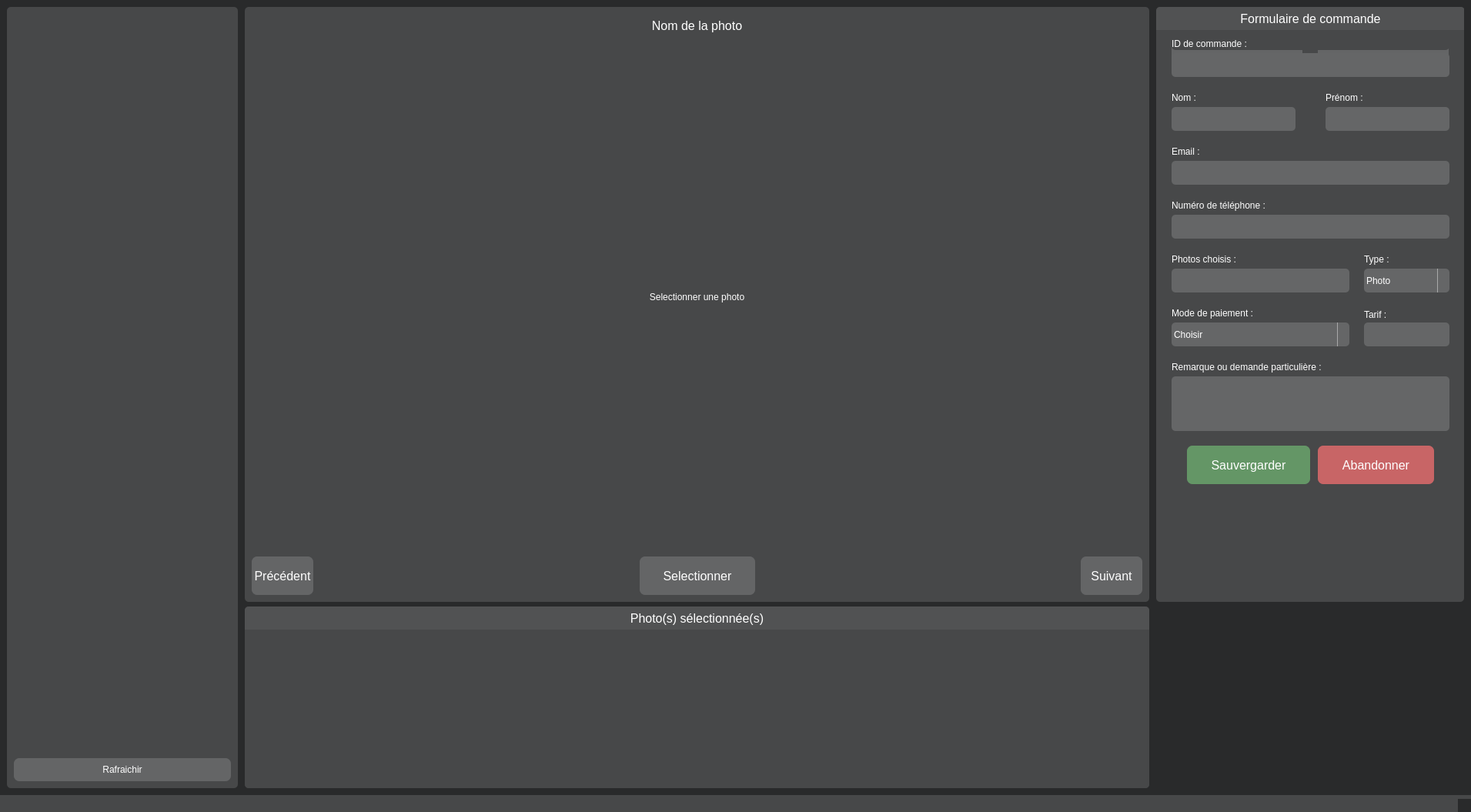
<?xml version="1.0" encoding="UTF-8"?>
<ui version="4.0">
 <class>MainWindow</class>
 <widget class="QMainWindow" name="MainWindow">
  <property name="geometry">
   <rect>
    <x>0</x>
    <y>0</y>
    <width>1911</width>
    <height>1055</height>
   </rect>
  </property>
  <property name="minimumSize">
   <size>
    <width>1200</width>
    <height>940</height>
   </size>
  </property>
  <property name="maximumSize">
   <size>
    <width>1000000</width>
    <height>1000000</height>
   </size>
  </property>
  <property name="windowTitle">
   <string>MainWindow</string>
  </property>
  <property name="styleSheet">
   <string notr="true">background-color:rgb(41,42,43);</string>
  </property>
  <widget class="QWidget" name="centralwidget">
   <layout class="QGridLayout" name="gridLayout">
    <property name="leftMargin">
     <number>9</number>
    </property>
    <property name="topMargin">
     <number>9</number>
    </property>
    <property name="rightMargin">
     <number>9</number>
    </property>
    <property name="bottomMargin">
     <number>9</number>
    </property>
    <property name="horizontalSpacing">
     <number>9</number>
    </property>
    <property name="verticalSpacing">
     <number>6</number>
    </property>
    <item row="2" column="1" colspan="2">
     <widget class="QFrame" name="frame_photo_selectionnees">
      <property name="minimumSize">
       <size>
        <width>0</width>
        <height>236</height>
       </size>
      </property>
      <property name="maximumSize">
       <size>
        <width>16777215</width>
        <height>236</height>
       </size>
      </property>
      <property name="styleSheet">
       <string notr="true">QFrame
{
	background-color:rgb(71,72,73);
	border-radius:5px;
	color:#FFFFFF;
}

/* VERTICAL SCORLLBAR */
QScrollBar:vertical {
	border:none;
	background-color: rgb(71,72,73);
	width: 15px;
	margin: 12px 3px 12px 3px;
	border-radius: 0px;
}
/*HANDL BAR VERTICAL */
QScrollBar::handle:vertical{
	background-color: rgb(101,102,103);
	min-height: 30px;
	border-radius: 4px;
}

QScrollBar::handle:vertical:hover{
	background-color: rgb(101,102,140);
}
QScrollBar::handle:vertical:pressed{
	background-color: rgb(185,0,92);
}
/*BTN TOP - SCROLLBAR - VERTICAL*/
QScrollBar:sub-line:vertical {
	border:none;
	background-color: rgb(101,102,140);
	height: 15px;
	border-top-left-radius: 7px;
	border-top-right-radius: 7px;
	border-bottom-left-radius: 7px;
	border-bottom-right-radius: 7px;
	subcontrol-position: top;
	subcontrol-origin: margin;
}

QScrollBar:sub-line:vertical:hover {
	background-color: rgb(255,0,127);
}

QScrollBar:sub-line:vertical:pressed {
	background-color: rgb(185,0,92);
}
/*BTN BOTTOM - SCROLLBAR - VERTICAL */
QScrollBar:add-line:vertical {
	border:none;
	background-color: rgb(101,102,140);
	height: 15px;
	border-top-left-radius: 7px;
	border-top-right-radius: 7px;
	border-bottom-left-radius: 7px;
	border-bottom-right-radius: 7px;
	subcontrol-position: bottom;
	subcontrol-origin: margin;
}

QScrollBar:add-line:vertical:hover {
	background-color: rgb(255,0,127);
}

QScrollBar:add-line:vertical:pressed {
	background-color: rgb(185,0,92);
}
/* RESET ARROW - VERTICAL */
QScrollBar::up-arrow:vertical, QScrollBar::down-arrow:vertical {
	background:none;
}

QScrollBar::add-page:vertical, QScrollBar::sub-page:vertical{
	background: none;
}


/*********************************************/
/* HORIZONTAL SCORLLBAR */
QScrollBar:horizontal {
	border:none;
	background-color: rgb(73,74,75);
	height: 15px;
	margin: 3px 12px 3px 12px;
	border-radius: 0px;
}

/*HANDL BAR HORIZONTAL */
QScrollBar::handle:horizontal{
	background-color: rgb(101,102,103);
	min-width: 30px;
	border-radius: 4px;
}

QScrollBar::handle:horizontal:hover{
	background-color: rgb(101,102,140);
}
QScrollBar::handle:horizontal:pressed{
	background-color: rgb(185,0,92);
}

/*BTN LEFT - SCROLLBAR - HORIZONTAL */
QScrollBar:sub-line:horizontal {
	border:none;
	background-color: rgb(101,102,140);
	width: 15px;
	border-top-left-radius: 7px;
	border-top-right-radius: 7px;
	border-bottom-left-radius: 7px;
	border-bottom-right-radius: 7px;
	subcontrol-position: left;
	subcontrol-origin: margin;
}

QScrollBar:sub-line:horizontal:hover {
	background-color: rgb(255,0,127);
}

QScrollBar:sub-line:horizontal:pressed {
	background-color: rgb(185,0,92);
}

/*BTN RIGHT - SCROLLBAR - HORIZONTAL */
QScrollBar:add-line:horizontal {
	border:none;
	background-color: rgb(101,102,140);
	width: 15px;
	border-top-left-radius: 7px;
	border-top-right-radius: 7px;
	border-bottom-left-radius: 7px;
	border-bottom-right-radius: 7px;
	subcontrol-position: right;
	subcontrol-origin: margin;
}

QScrollBar:add-line:horizontal:hover {
	background-color: rgb(255,0,127);
}

QScrollBar:add-line:horizontal:pressed {
	background-color: rgb(185,0,92);
}


/* RESET ARROW - HORIZONTAL */
QScrollBar::left-arrow:horizontal, QScrollBar::right-arrow:horizontal {
	background:none;
}

QScrollBar::add-page:horizontal, QScrollBar::sub-page:horizontal{
	background: none;
}</string>
      </property>
      <property name="frameShape">
       <enum>QFrame::Shape::StyledPanel</enum>
      </property>
      <property name="frameShadow">
       <enum>QFrame::Shadow::Raised</enum>
      </property>
      <layout class="QGridLayout" name="gridLayout_3">
       <property name="leftMargin">
        <number>0</number>
       </property>
       <property name="topMargin">
        <number>0</number>
       </property>
       <property name="rightMargin">
        <number>0</number>
       </property>
       <property name="bottomMargin">
        <number>0</number>
       </property>
       <property name="horizontalSpacing">
        <number>0</number>
       </property>
       <item row="0" column="0">
        <widget class="QLabel" name="label__photo_selectionnees">
         <property name="minimumSize">
          <size>
           <width>0</width>
           <height>30</height>
          </size>
         </property>
         <property name="maximumSize">
          <size>
           <width>16777215</width>
           <height>30</height>
          </size>
         </property>
         <property name="font">
          <font>
           <pointsize>12</pointsize>
          </font>
         </property>
         <property name="styleSheet">
          <string notr="true">border-radius:0px;
border-top-left-radius: 5px;
border-top-right-radius: 5px;

background-color:rgb(81, 82, 83);
color:#FFFFFF;</string>
         </property>
         <property name="text">
          <string>Photo(s) sélectionnée(s)</string>
         </property>
         <property name="alignment">
          <set>Qt::AlignmentFlag::AlignCenter</set>
         </property>
        </widget>
       </item>
       <item row="1" column="0">
        <widget class="QListWidget" name="listWidgetPhotos">
         <property name="minimumSize">
          <size>
           <width>0</width>
           <height>200</height>
          </size>
         </property>
         <property name="maximumSize">
          <size>
           <width>16777215</width>
           <height>200</height>
          </size>
         </property>
         <property name="styleSheet">
          <string notr="true">color: #FFFFFF;</string>
         </property>
        </widget>
       </item>
      </layout>
     </widget>
    </item>
    <item row="0" column="3" rowspan="2">
     <widget class="QFrame" name="frame_formulaire">
      <property name="minimumSize">
       <size>
        <width>400</width>
        <height>0</height>
       </size>
      </property>
      <property name="maximumSize">
       <size>
        <width>400</width>
        <height>16777215</height>
       </size>
      </property>
      <property name="styleSheet">
       <string notr="true">QFrame
{
	background-color:rgb(71,72,73);
	border-radius:5px;
	color:#FFFFFF;
}</string>
      </property>
      <property name="frameShape">
       <enum>QFrame::Shape::StyledPanel</enum>
      </property>
      <property name="frameShadow">
       <enum>QFrame::Shadow::Raised</enum>
      </property>
      <widget class="QLabel" name="label">
       <property name="geometry">
        <rect>
         <x>0</x>
         <y>0</y>
         <width>401</width>
         <height>30</height>
        </rect>
       </property>
       <property name="minimumSize">
        <size>
         <width>0</width>
         <height>30</height>
        </size>
       </property>
       <property name="maximumSize">
        <size>
         <width>16777215</width>
         <height>30</height>
        </size>
       </property>
       <property name="font">
        <font>
         <pointsize>12</pointsize>
        </font>
       </property>
       <property name="styleSheet">
        <string notr="true">border-radius:0px;
border-top-left-radius: 5px;
border-top-right-radius: 5px;

background-color:rgb(81, 82, 83);
color:#FFFFFF;</string>
       </property>
       <property name="text">
        <string>Formulaire de commande</string>
       </property>
       <property name="alignment">
        <set>Qt::AlignmentFlag::AlignCenter</set>
       </property>
      </widget>
      <widget class="QPushButton" name="button_nouveau_formulaire">
       <property name="geometry">
        <rect>
         <x>20</x>
         <y>40</y>
         <width>170</width>
         <height>50</height>
        </rect>
       </property>
       <property name="minimumSize">
        <size>
         <width>170</width>
         <height>50</height>
        </size>
       </property>
       <property name="maximumSize">
        <size>
         <width>170</width>
         <height>50</height>
        </size>
       </property>
       <property name="font">
        <font>
         <pointsize>10</pointsize>
        </font>
       </property>
       <property name="styleSheet">
        <string notr="true">/* QPush BUTTON */
QPushButton {
	background-color: rgb(100,101,102);
	color: rgb(255,255,255);
	border-radius: 7px;
    text-align: center;}
QPushButton:hover {
	background-color: rgb(100,101,150);}
QPushButton:pressed{
	background-color: rgb(185,0,92);}
QPushButton:selected{
	background-color: rgb(100,101,150);}</string>
       </property>
       <property name="text">
        <string>Nouvelle commande</string>
       </property>
      </widget>
      <widget class="QPushButton" name="button_charger_formulaire">
       <property name="geometry">
        <rect>
         <x>210</x>
         <y>40</y>
         <width>170</width>
         <height>50</height>
        </rect>
       </property>
       <property name="minimumSize">
        <size>
         <width>170</width>
         <height>50</height>
        </size>
       </property>
       <property name="maximumSize">
        <size>
         <width>170</width>
         <height>50</height>
        </size>
       </property>
       <property name="font">
        <font>
         <pointsize>10</pointsize>
        </font>
       </property>
       <property name="styleSheet">
        <string notr="true">/* QPush BUTTON */
QPushButton {
	background-color: rgb(100,101,102);
	color: rgb(255,255,255);
	border-radius: 7px;
    text-align: center;}
QPushButton:hover {
	background-color: rgb(100,101,150);}
QPushButton:pressed{
	background-color: rgb(185,0,92);}
QPushButton:selected{
	background-color: rgb(100,101,150);}</string>
       </property>
       <property name="text">
        <string>Modifier une commande</string>
       </property>
      </widget>
      <widget class="QLabel" name="label_nom">
       <property name="geometry">
        <rect>
         <x>20</x>
         <y>110</y>
         <width>161</width>
         <height>16</height>
        </rect>
       </property>
       <property name="text">
        <string>Nom :</string>
       </property>
      </widget>
      <widget class="QLabel" name="label_prenom">
       <property name="geometry">
        <rect>
         <x>220</x>
         <y>110</y>
         <width>161</width>
         <height>16</height>
        </rect>
       </property>
       <property name="text">
        <string>Prénom :</string>
       </property>
      </widget>
      <widget class="QLabel" name="label_email">
       <property name="geometry">
        <rect>
         <x>20</x>
         <y>180</y>
         <width>361</width>
         <height>16</height>
        </rect>
       </property>
       <property name="text">
        <string>Email :</string>
       </property>
      </widget>
      <widget class="QLabel" name="label_telephone">
       <property name="geometry">
        <rect>
         <x>20</x>
         <y>250</y>
         <width>361</width>
         <height>16</height>
        </rect>
       </property>
       <property name="text">
        <string>Numéro de téléphone :</string>
       </property>
      </widget>
      <widget class="QLabel" name="label_paiement">
       <property name="geometry">
        <rect>
         <x>20</x>
         <y>390</y>
         <width>361</width>
         <height>16</height>
        </rect>
       </property>
       <property name="text">
        <string>Mode de paiement :</string>
       </property>
      </widget>
      <widget class="QComboBox" name="comboBox_paiement">
       <property name="geometry">
        <rect>
         <x>20</x>
         <y>410</y>
         <width>231</width>
         <height>31</height>
        </rect>
       </property>
       <property name="styleSheet">
        <string notr="true">/* COMBO BOX */
QComboBox {
	border: none;
    padding: 1px 20px 1px 3px;
    background-color: rgb(101,102,103);
	border-radius: 5px;
	color:#FFFFFF;
}

QComboBox:hover { 
	background-color: rgb(101,102,150);
}

QComboBox::drop-down {
    subcontrol-origin: padding;
    subcontrol-position: top right;
    width: 15px;
    border-left-width: 1px;
    border-left-color: darkgray;
    border-left-style: solid; /* just a single line */
    border-top-right-radius: 3px; /* same radius as the QComboBox */
    border-bottom-right-radius: 3px;
}

QComboBox:selected{
	background-color: rgb(101,102,150);
}

QComboBox QAbstractItemView{
    border: 2px solid rgb(73,74,75);
    selection-background-color: rgb(101,102,103);
}</string>
       </property>
       <item>
        <property name="text">
         <string>Choisir</string>
        </property>
       </item>
       <item>
        <property name="text">
         <string>Wero</string>
        </property>
       </item>
       <item>
        <property name="text">
         <string>Lydia</string>
        </property>
       </item>
       <item>
        <property name="text">
         <string>Paypal</string>
        </property>
       </item>
       <item>
        <property name="text">
         <string>Virement bancaire</string>
        </property>
       </item>
       <item>
        <property name="text">
         <string>Espèce</string>
        </property>
       </item>
       <item>
        <property name="text">
         <string>Chèque</string>
        </property>
       </item>
      </widget>
      <widget class="QTextEdit" name="textEdit_remarque">
       <property name="geometry">
        <rect>
         <x>20</x>
         <y>480</y>
         <width>361</width>
         <height>71</height>
        </rect>
       </property>
       <property name="styleSheet">
        <string notr="true">background-color: rgb(101,102,103);color:#FFFFFF;</string>
       </property>
      </widget>
      <widget class="QLabel" name="label_remarque">
       <property name="geometry">
        <rect>
         <x>20</x>
         <y>460</y>
         <width>361</width>
         <height>16</height>
        </rect>
       </property>
       <property name="text">
        <string>Remarque ou demande particulière :</string>
       </property>
      </widget>
      <widget class="QPushButton" name="button_sauvegarder_formulaire">
       <property name="geometry">
        <rect>
         <x>40</x>
         <y>570</y>
         <width>160</width>
         <height>50</height>
        </rect>
       </property>
       <property name="minimumSize">
        <size>
         <width>160</width>
         <height>50</height>
        </size>
       </property>
       <property name="maximumSize">
        <size>
         <width>160</width>
         <height>50</height>
        </size>
       </property>
       <property name="font">
        <font>
         <pointsize>12</pointsize>
        </font>
       </property>
       <property name="styleSheet">
        <string notr="true">QPushButton {
	background-color: rgb(100,150,102);
	color: rgb(255,255,255);
	border-radius: 7px;
    text-align: center;}
QPushButton:hover {
	background-color: rgb(100,101,150);}
QPushButton:pressed{
	background-color: rgb(185,0,92);}
QPushButton:selected{
	background-color: rgb(100,101,150);}</string>
       </property>
       <property name="text">
        <string>Sauvergarder</string>
       </property>
      </widget>
      <widget class="QLineEdit" name="lineEdit_nom">
       <property name="geometry">
        <rect>
         <x>20</x>
         <y>130</y>
         <width>161</width>
         <height>31</height>
        </rect>
       </property>
       <property name="styleSheet">
        <string notr="true">border:none;
border-radius : 5px;
background-color:rgb(101,102,103);color:#FFFFFF;</string>
       </property>
      </widget>
      <widget class="QLineEdit" name="lineEdit_prenom">
       <property name="geometry">
        <rect>
         <x>220</x>
         <y>130</y>
         <width>161</width>
         <height>31</height>
        </rect>
       </property>
       <property name="styleSheet">
        <string notr="true">border:none;
border-radius : 5px;
background-color:rgb(101,102,103);color:#FFFFFF;</string>
       </property>
      </widget>
      <widget class="QLineEdit" name="lineEdit_email">
       <property name="geometry">
        <rect>
         <x>20</x>
         <y>200</y>
         <width>361</width>
         <height>31</height>
        </rect>
       </property>
       <property name="styleSheet">
        <string notr="true">border:none;
border-radius : 5px;
background-color:rgb(101,102,103);color:#FFFFFF;</string>
       </property>
      </widget>
      <widget class="QLineEdit" name="lineEdit_telephone">
       <property name="geometry">
        <rect>
         <x>20</x>
         <y>270</y>
         <width>361</width>
         <height>31</height>
        </rect>
       </property>
       <property name="styleSheet">
        <string notr="true">border:none;
border-radius : 5px;
background-color:rgb(101,102,103);color:#FFFFFF;</string>
       </property>
      </widget>
      <widget class="QLabel" name="label_id">
       <property name="geometry">
        <rect>
         <x>20</x>
         <y>40</y>
         <width>361</width>
         <height>16</height>
        </rect>
       </property>
       <property name="text">
        <string>ID de commande :</string>
       </property>
      </widget>
      <widget class="QLineEdit" name="lineEdit_id">
       <property name="geometry">
        <rect>
         <x>20</x>
         <y>60</y>
         <width>361</width>
         <height>31</height>
        </rect>
       </property>
       <property name="styleSheet">
        <string notr="true">border:none;
border-radius : 5px;
background-color:rgb(101,102,103);
color:#FFFFFF;</string>
       </property>
       <property name="readOnly">
        <bool>true</bool>
       </property>
      </widget>
      <widget class="QPushButton" name="button_quitter_formulaire">
       <property name="geometry">
        <rect>
         <x>210</x>
         <y>570</y>
         <width>151</width>
         <height>50</height>
        </rect>
       </property>
       <property name="minimumSize">
        <size>
         <width>100</width>
         <height>50</height>
        </size>
       </property>
       <property name="maximumSize">
        <size>
         <width>160</width>
         <height>50</height>
        </size>
       </property>
       <property name="font">
        <font>
         <pointsize>12</pointsize>
        </font>
       </property>
       <property name="autoFillBackground">
        <bool>false</bool>
       </property>
       <property name="styleSheet">
        <string notr="true">QPushButton {
	background-color: rgb(200,101,102);
	color: rgb(255,255,255);
	border-radius: 7px;
    text-align: center;}
QPushButton:hover {
	background-color: rgb(100,101,150);}
QPushButton:pressed{
	background-color: rgb(185,0,92);}
QPushButton:selected{
	background-color: rgb(100,101,150);}</string>
       </property>
       <property name="locale">
        <locale language="French" country="France"/>
       </property>
       <property name="text">
        <string>Abandonner</string>
       </property>
      </widget>
      <widget class="QLabel" name="label_photos">
       <property name="geometry">
        <rect>
         <x>20</x>
         <y>320</y>
         <width>231</width>
         <height>16</height>
        </rect>
       </property>
       <property name="text">
        <string>Photos choisis : </string>
       </property>
      </widget>
      <widget class="QLineEdit" name="lineEdit_photos">
       <property name="geometry">
        <rect>
         <x>20</x>
         <y>340</y>
         <width>231</width>
         <height>31</height>
        </rect>
       </property>
       <property name="styleSheet">
        <string notr="true">border:none;
border-radius : 5px;
background-color:rgb(101,102,103);color:#FFFFFF;</string>
       </property>
       <property name="readOnly">
        <bool>true</bool>
       </property>
      </widget>
      <widget class="QLineEdit" name="lineEdit_prix">
       <property name="geometry">
        <rect>
         <x>270</x>
         <y>410</y>
         <width>111</width>
         <height>31</height>
        </rect>
       </property>
       <property name="styleSheet">
        <string notr="true">border:none;
border-radius : 5px;
background-color:rgb(101,102,103);color:#FFFFFF;</string>
       </property>
       <property name="readOnly">
        <bool>false</bool>
       </property>
      </widget>
      <widget class="QLabel" name="label_prix">
       <property name="geometry">
        <rect>
         <x>270</x>
         <y>390</y>
         <width>71</width>
         <height>20</height>
        </rect>
       </property>
       <property name="text">
        <string>Tarif :</string>
       </property>
      </widget>
      <widget class="QComboBox" name="comboBox_type">
       <property name="geometry">
        <rect>
         <x>270</x>
         <y>340</y>
         <width>111</width>
         <height>31</height>
        </rect>
       </property>
       <property name="styleSheet">
        <string notr="true">/* COMBO BOX */
QComboBox {
	border: none;
    padding: 1px 20px 1px 3px;
    background-color: rgb(101,102,103);
	border-radius: 5px;
	color:#FFFFFF;
}

QComboBox:hover { 
	background-color: rgb(101,102,150);
}

QComboBox::drop-down {
    subcontrol-origin: padding;
    subcontrol-position: top right;
    width: 15px;
    border-left-width: 1px;
    border-left-color: darkgray;
    border-left-style: solid; /* just a single line */
    border-top-right-radius: 3px; /* same radius as the QComboBox */
    border-bottom-right-radius: 3px;
}

QComboBox:selected{
	background-color: rgb(101,102,150);
}

QComboBox QAbstractItemView{
    border: 2px solid rgb(73,74,75);
    selection-background-color: rgb(101,102,103);
}</string>
       </property>
       <item>
        <property name="text">
         <string>Photo</string>
        </property>
       </item>
       <item>
        <property name="text">
         <string>Tour</string>
        </property>
       </item>
      </widget>
      <widget class="QLabel" name="label_type">
       <property name="geometry">
        <rect>
         <x>270</x>
         <y>320</y>
         <width>111</width>
         <height>16</height>
        </rect>
       </property>
       <property name="text">
        <string>Type :</string>
       </property>
      </widget>
     </widget>
    </item>
    <item row="2" column="3">
     <widget class="QLabel" name="label_logo">
      <property name="minimumSize">
       <size>
        <width>400</width>
        <height>236</height>
       </size>
      </property>
      <property name="maximumSize">
       <size>
        <width>400</width>
        <height>236</height>
       </size>
      </property>
      <property name="styleSheet">
       <string notr="true"/>
      </property>
      <property name="text">
       <string/>
      </property>
     </widget>
    </item>
    <item row="0" column="1" rowspan="2" colspan="2">
     <widget class="QFrame" name="frame_affichage">
      <property name="styleSheet">
       <string notr="true">QFrame
{
	background-color:rgb(71,72,73);
	border-radius:5px;
	color:#FFFFFF;
}</string>
      </property>
      <property name="frameShape">
       <enum>QFrame::Shape::StyledPanel</enum>
      </property>
      <property name="frameShadow">
       <enum>QFrame::Shadow::Raised</enum>
      </property>
      <layout class="QGridLayout" name="gridLayout_4">
       <item row="1" column="0" colspan="5">
        <widget class="QLabel" name="labelImage">
         <property name="text">
          <string>Selectionner une photo</string>
         </property>
         <property name="alignment">
          <set>Qt::AlignmentFlag::AlignCenter</set>
         </property>
        </widget>
       </item>
       <item row="0" column="0" colspan="5">
        <widget class="QLabel" name="labelNomImage">
         <property name="minimumSize">
          <size>
           <width>0</width>
           <height>30</height>
          </size>
         </property>
         <property name="maximumSize">
          <size>
           <width>16777215</width>
           <height>30</height>
          </size>
         </property>
         <property name="font">
          <font>
           <pointsize>12</pointsize>
          </font>
         </property>
         <property name="styleSheet">
          <string notr="true">color:#FFFFFF;</string>
         </property>
         <property name="text">
          <string>Nom de la photo</string>
         </property>
         <property name="alignment">
          <set>Qt::AlignmentFlag::AlignCenter</set>
         </property>
        </widget>
       </item>
       <item row="3" column="3">
        <spacer name="horizontalSpacer_2">
         <property name="orientation">
          <enum>Qt::Orientation::Horizontal</enum>
         </property>
         <property name="sizeHint" stdset="0">
          <size>
           <width>40</width>
           <height>20</height>
          </size>
         </property>
        </spacer>
       </item>
       <item row="3" column="0">
        <widget class="QPushButton" name="button_precedent">
         <property name="minimumSize">
          <size>
           <width>80</width>
           <height>50</height>
          </size>
         </property>
         <property name="maximumSize">
          <size>
           <width>80</width>
           <height>50</height>
          </size>
         </property>
         <property name="font">
          <font>
           <pointsize>12</pointsize>
          </font>
         </property>
         <property name="styleSheet">
          <string notr="true">/* QPush BUTTON */
QPushButton {
	background-color: rgb(100,101,102);
	color: rgb(255,255,255);
	border-radius: 7px;
    text-align: center;}
QPushButton:hover {
	background-color: rgb(100,101,150);}
QPushButton:pressed{
	background-color: rgb(185,0,92);}
QPushButton:selected{
	background-color: rgb(100,101,150);}</string>
         </property>
         <property name="text">
          <string>Précédent</string>
         </property>
        </widget>
       </item>
       <item row="3" column="4">
        <widget class="QPushButton" name="button_suivant">
         <property name="minimumSize">
          <size>
           <width>80</width>
           <height>50</height>
          </size>
         </property>
         <property name="maximumSize">
          <size>
           <width>80</width>
           <height>50</height>
          </size>
         </property>
         <property name="font">
          <font>
           <pointsize>12</pointsize>
          </font>
         </property>
         <property name="styleSheet">
          <string notr="true">/* QPush BUTTON */
QPushButton {
	background-color: rgb(100,101,102);
	color: rgb(255,255,255);
	border-radius: 7px;
    text-align: center;}
QPushButton:hover {
	background-color: rgb(100,101,150);}
QPushButton:pressed{
	background-color: rgb(185,0,92);}
QPushButton:selected{
	background-color: rgb(100,101,150);}</string>
         </property>
         <property name="text">
          <string>Suivant</string>
         </property>
        </widget>
       </item>
       <item row="3" column="2">
        <widget class="QPushButton" name="button_selectionner">
         <property name="minimumSize">
          <size>
           <width>150</width>
           <height>50</height>
          </size>
         </property>
         <property name="maximumSize">
          <size>
           <width>150</width>
           <height>50</height>
          </size>
         </property>
         <property name="font">
          <font>
           <pointsize>12</pointsize>
          </font>
         </property>
         <property name="styleSheet">
          <string notr="true">/* QPush BUTTON */
QPushButton {
	background-color: rgb(100,101,102);
	color: rgb(255,255,255);
	border-radius: 7px;
    text-align: center;}
QPushButton:hover {
	background-color: rgb(100,101,150);}
QPushButton:pressed{
	background-color: rgb(185,0,92);}
QPushButton:selected{
	background-color: rgb(100,101,150);}</string>
         </property>
         <property name="text">
          <string>Selectionner</string>
         </property>
        </widget>
       </item>
       <item row="3" column="1">
        <spacer name="horizontalSpacer">
         <property name="orientation">
          <enum>Qt::Orientation::Horizontal</enum>
         </property>
         <property name="sizeHint" stdset="0">
          <size>
           <width>40</width>
           <height>20</height>
          </size>
         </property>
        </spacer>
       </item>
      </layout>
     </widget>
    </item>
    <item row="0" column="0" rowspan="3">
     <widget class="QFrame" name="frame_dossier">
      <property name="minimumSize">
       <size>
        <width>300</width>
        <height>0</height>
       </size>
      </property>
      <property name="maximumSize">
       <size>
        <width>300</width>
        <height>16777215</height>
       </size>
      </property>
      <property name="styleSheet">
       <string notr="true">	background-color:rgb(71,72,73);
	border-radius:5px;
	color:#FFFFFF;

</string>
      </property>
      <property name="frameShape">
       <enum>QFrame::Shape::StyledPanel</enum>
      </property>
      <property name="frameShadow">
       <enum>QFrame::Shadow::Raised</enum>
      </property>
      <layout class="QGridLayout" name="gridLayout_2">
       <item row="0" column="0">
        <widget class="QTreeView" name="treeView">
         <property name="styleSheet">
          <string notr="true">QTreeView{background-color:rgb(71,72,73);}

/* VERTICAL SCORLLBAR */
QScrollBar:vertical {
	border:none;
	background-color: rgb(71,72,73);
	width: 15px;
	margin: 12px 3px 12px 3px;
	border-radius: 0px;
}
/*HANDL BAR VERTICAL */
QScrollBar::handle:vertical{
	background-color: rgb(101,102,103);
	min-height: 30px;
	border-radius: 4px;
}

QScrollBar::handle:vertical:hover{
	background-color: rgb(101,102,140);
}
QScrollBar::handle:vertical:pressed{
	background-color: rgb(185,0,92);
}
/*BTN TOP - SCROLLBAR - VERTICAL*/
QScrollBar:sub-line:vertical {
	border:none;
	background-color: rgb(101,102,140);
	height: 15px;
	border-top-left-radius: 7px;
	border-top-right-radius: 7px;
	border-bottom-left-radius: 7px;
	border-bottom-right-radius: 7px;
	subcontrol-position: top;
	subcontrol-origin: margin;
}

QScrollBar:sub-line:vertical:hover {
	background-color: rgb(255,0,127);
}

QScrollBar:sub-line:vertical:pressed {
	background-color: rgb(185,0,92);
}
/*BTN BOTTOM - SCROLLBAR - VERTICAL */
QScrollBar:add-line:vertical {
	border:none;
	background-color: rgb(101,102,140);
	height: 15px;
	border-top-left-radius: 7px;
	border-top-right-radius: 7px;
	border-bottom-left-radius: 7px;
	border-bottom-right-radius: 7px;
	subcontrol-position: bottom;
	subcontrol-origin: margin;
}

QScrollBar:add-line:vertical:hover {
	background-color: rgb(255,0,127);
}

QScrollBar:add-line:vertical:pressed {
	background-color: rgb(185,0,92);
}
/* RESET ARROW - VERTICAL */
QScrollBar::up-arrow:vertical, QScrollBar::down-arrow:vertical {
	background:none;
}

QScrollBar::add-page:vertical, QScrollBar::sub-page:vertical{
	background: none;
}


/*********************************************/
/* HORIZONTAL SCORLLBAR */
QScrollBar:horizontal {
	border:none;
	background-color: rgb(73,74,75);
	height: 15px;
	margin: 3px 12px 3px 12px;
	border-radius: 0px;
}

/*HANDL BAR HORIZONTAL */
QScrollBar::handle:horizontal{
	background-color: rgb(101,102,103);
	min-width: 30px;
	border-radius: 4px;
}

QScrollBar::handle:horizontal:hover{
	background-color: rgb(101,102,140);
}
QScrollBar::handle:horizontal:pressed{
	background-color: rgb(185,0,92);
}

/*BTN LEFT - SCROLLBAR - HORIZONTAL */
QScrollBar:sub-line:horizontal {
	border:none;
	background-color: rgb(101,102,140);
	width: 15px;
	border-top-left-radius: 7px;
	border-top-right-radius: 7px;
	border-bottom-left-radius: 7px;
	border-bottom-right-radius: 7px;
	subcontrol-position: left;
	subcontrol-origin: margin;
}

QScrollBar:sub-line:horizontal:hover {
	background-color: rgb(255,0,127);
}

QScrollBar:sub-line:horizontal:pressed {
	background-color: rgb(185,0,92);
}

/*BTN RIGHT - SCROLLBAR - HORIZONTAL */
QScrollBar:add-line:horizontal {
	border:none;
	background-color: rgb(101,102,140);
	width: 15px;
	border-top-left-radius: 7px;
	border-top-right-radius: 7px;
	border-bottom-left-radius: 7px;
	border-bottom-right-radius: 7px;
	subcontrol-position: right;
	subcontrol-origin: margin;
}

QScrollBar:add-line:horizontal:hover {
	background-color: rgb(255,0,127);
}

QScrollBar:add-line:horizontal:pressed {
	background-color: rgb(185,0,92);
}


/* RESET ARROW - HORIZONTAL */
QScrollBar::left-arrow:horizontal, QScrollBar::right-arrow:horizontal {
	background:none;
}

QScrollBar::add-page:horizontal, QScrollBar::sub-page:horizontal{
	background: none;
}</string>
         </property>
        </widget>
       </item>
       <item row="1" column="0">
        <widget class="QPushButton" name="pushButton_refresh">
         <property name="minimumSize">
          <size>
           <width>0</width>
           <height>30</height>
          </size>
         </property>
         <property name="styleSheet">
          <string notr="true">/* QPush BUTTON */
QPushButton {
	background-color: rgb(100,101,102);
	color: rgb(255,255,255);
	border-radius: 7px;
    text-align: center;}
QPushButton:hover {
	background-color: rgb(100,101,150);}
QPushButton:pressed{
	background-color: rgb(185,0,92);}
QPushButton:selected{
	background-color: rgb(100,101,150);}</string>
         </property>
         <property name="text">
          <string>Rafraichir</string>
         </property>
        </widget>
       </item>
      </layout>
     </widget>
    </item>
   </layout>
  </widget>
  <widget class="QMenuBar" name="menubar">
   <property name="geometry">
    <rect>
     <x>0</x>
     <y>0</y>
     <width>1911</width>
     <height>21</height>
    </rect>
   </property>
   <property name="styleSheet">
    <string notr="true">QMenuBar {
  spacing : 10px;
background-color:rgb(71,72,73);
color:white;
}

QMenuBar::item:selected {
  /* when selected using mouse or keyboard */
  background-color: rgb(101,102,140);
 border-radius:5px;
}

QMenuBar::item:pressed {
  /* when selected using mouse or keyboard */
  background-color: rgb(185,0,92);
 border-radius:5px;
}</string>
   </property>
  </widget>
  <widget class="QStatusBar" name="statusbar">
   <property name="styleSheet">
    <string notr="true">QStatusBar{background-color: rgb(71,72,73);}</string>
   </property>
   <property name="sizeGripEnabled">
    <bool>true</bool>
   </property>
  </widget>
 </widget>
 <tabstops>
  <tabstop>button_nouveau_formulaire</tabstop>
  <tabstop>button_charger_formulaire</tabstop>
  <tabstop>lineEdit_nom</tabstop>
  <tabstop>lineEdit_prenom</tabstop>
  <tabstop>lineEdit_email</tabstop>
  <tabstop>lineEdit_telephone</tabstop>
  <tabstop>lineEdit_photos</tabstop>
  <tabstop>comboBox_paiement</tabstop>
  <tabstop>textEdit_remarque</tabstop>
  <tabstop>button_sauvegarder_formulaire</tabstop>
  <tabstop>button_quitter_formulaire</tabstop>
  <tabstop>button_precedent</tabstop>
  <tabstop>button_suivant</tabstop>
  <tabstop>button_selectionner</tabstop>
  <tabstop>treeView</tabstop>
  <tabstop>listWidgetPhotos</tabstop>
  <tabstop>lineEdit_id</tabstop>
 </tabstops>
 <resources/>
 <connections/>
</ui>
